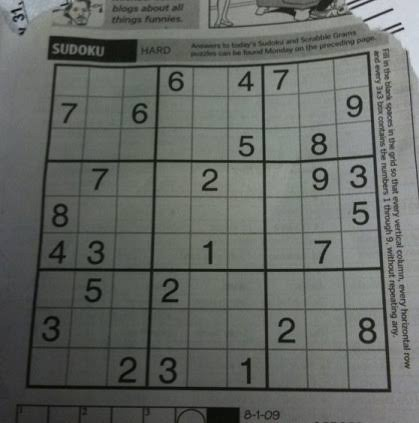
#> input picture examples/pictures/test.jpeg, 419 x 423 px
$ jupyter execute --allow-errors 'sudoku_solver_ algorithm_ algorithm.ipynb'
#> lines starting #> are read from the running program, lines starting #| are printed output that depends on the picture; after the words box and inside, x2 and y2 are one past the last pixel; in counts of white or black regions, pixels touching at a corner belong together
[cell 1]
import math
import time
import numpy as np
import pandas as pd
from matplotlib import pyplot as plt
import seaborn as sns
import cv2

[cell 2]
img = cv2.imread('pictures/test.jpeg')
#> img is the input picture: shape (423, 419, 3); mean B, G, R 99.1, 103.3, 99.8
plt.figure(figsize=(20, 20))
plt.imshow(img)

[cell 3]
img = cv2.imread('pictures/test.jpeg')
gray = cv2.cvtColor(img, cv2.COLOR_BGR2GRAY)
median = cv2.medianBlur(gray, 3)
plt.figure(figsize=(20, 20))
plt.imshow(median, cmap='gray', vmin=0, vmax=255)

[cell 4]
img = cv2.imread('pictures/test.jpeg')
gray = cv2.cvtColor(img, cv2.COLOR_BGR2GRAY)
blur = cv2.GaussianBlur(gray, (11, 11), 0)
threshold = cv2.adaptiveThreshold(
    blur,
    255,
    cv2.ADAPTIVE_THRESH_GAUSSIAN_C,
    cv2.THRESH_BINARY,
    7,
    2)
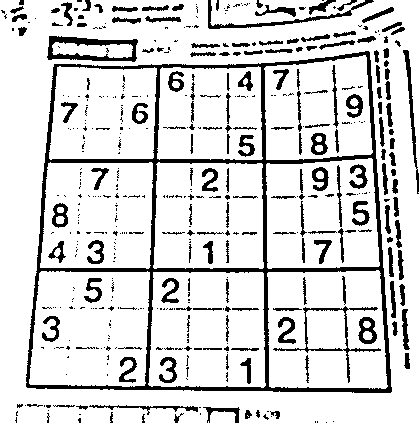
#> threshold: shape (423, 419); 84.4% white; 461 black regions (285 under 20 px), largest, box (x1, y1, x2, y2) and area: (26, 51, 392, 393) 9993, (47, 36, 138, 62) 985, (273, 306, 381, 383) 644
inv = cv2.bitwise_not(threshold)
kernel = np.ones((5,5),np.uint8)
edges = cv2.dilate(inv, kernel)
#> edges: shape (423, 419); 41.8% white; 69 white regions (1 under 20 px), largest, box (x1, y1, x2, y2) and area: (24, 34, 412, 395) 51445, (188, 5, 407, 59) 3777, (206, 0, 376, 31) 2700
kernel = np.ones((3,3),np.uint8)
edges = cv2.erode(edges, kernel)
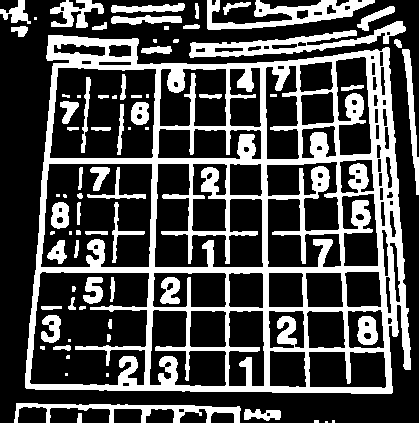
#> edges: shape (423, 419); 30% white; 76 white regions (19 under 20 px), largest, box (x1, y1, x2, y2) and area: (25, 35, 411, 394) 37315, (189, 21, 406, 58) 2413, (207, 0, 375, 30) 2053
plt.figure(figsize=(20, 20))
plt.imshow(edges, cmap='gray', vmin=0, vmax=255)

[cell 5]
import cv2
import numpy as np

def perspective_transform(image, corners):
    def order_corner_points(corners):
        # Separate corners into individual points
        # Index 0 - top-right
        #       1 - top-left
        #       2 - bottom-left
        #       3 - bottom-right
        corners = [(corner[0][0], corner[0][1]) for corner in corners]
        top_r, top_l, bottom_l, bottom_r = corners[0], corners[1], corners[2], corners[3]
        return (top_l, top_r, bottom_r, bottom_l)

    # Order points in clockwise order
    ordered_corners = order_corner_points(corners)
    top_l, top_r, bottom_r, bottom_l = ordered_corners

    # Determine width of new image which is the max distance between
    # (bottom right and bottom left) or (top right and top left) x-coordinates
    width_A = np.sqrt(((bottom_r[0] - bottom_l[0]) ** 2) + ((bottom_r[1] - bottom_l[1]) ** 2))
    width_B = np.sqrt(((top_r[0] - top_l[0]) ** 2) + ((top_r[1] - top_l[1]) ** 2))
    width = max(int(width_A), int(width_B))

    # Determine height of new image which is the max distance between
    # (top right and bottom right) or (top left and bottom left) y-coordinates
    height_A = np.sqrt(((top_r[0] - bottom_r[0]) ** 2) + ((top_r[1] - bottom_r[1]) ** 2))
    height_B = np.sqrt(((top_l[0] - bottom_l[0]) ** 2) + ((top_l[1] - bottom_l[1]) ** 2))
    height = max(int(height_A), int(height_B))

    # Construct new points to obtain top-down view of image in
    # top_r, top_l, bottom_l, bottom_r order
    dimensions = np.array([[0, 0], [width - 1, 0], [width - 1, height - 1],
                    [0, height - 1]], dtype = "float32")

    # Convert to Numpy format
    ordered_corners = np.array(ordered_corners, dtype="float32")

    # Find perspective transform matrix
    matrix = cv2.getPerspectiveTransform(ordered_corners, dimensions)

    # Return the transformed image
    return cv2.warpPerspective(image, matrix, (width, height))

image = cv2.imread('pictures/test2.png')
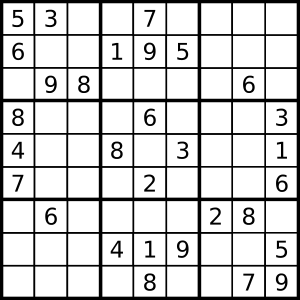
#> input picture examples/pictures/test2.png, 300 x 300 px
#> image is the input picture: shape (300, 300, 3); min 0, max 255, mean 208.6
original = image.copy()
gray = cv2.cvtColor(image, cv2.COLOR_BGR2GRAY)
#> gray: shape (300, 300)
blur = cv2.medianBlur(gray, 3)
#> blur: shape (300, 300)
thresh = cv2.adaptiveThreshold(blur,255,cv2.ADAPTIVE_THRESH_GAUSSIAN_C, cv2.THRESH_BINARY_INV,11,3)
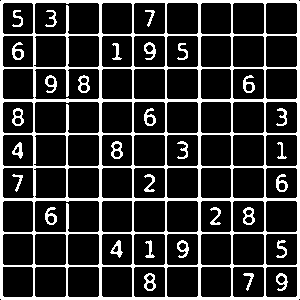
#> thresh: shape (300, 300); 19% white; 31 white regions

cnts = cv2.findContours(thresh, cv2.RETR_EXTERNAL, cv2.CHAIN_APPROX_SIMPLE)
#> cnts = 1 contour; box (x1, y1, x2, y2) and area: (0, 0, 300, 300) 89399
cnts = cnts[0] if len(cnts) == 2 else cnts[1]
#> cnts = 1 item
cnts = sorted(cnts, key=cv2.contourArea, reverse=True)

with_count = cv2.drawContours(image, cnts[0], -1, (0,255,0), 3)
plt.figure(figsize=(20, 20))
plt.imshow(with_count)

[cell 6]
for c in cnts:
    peri = cv2.arcLength(c, True)
    approx = cv2.approxPolyDP(c, 0.015 * peri, True)
    transformed = perspective_transform(original, approx)
    break
#> this loop made 1 pass
#> (peri, ordered_corners in perspective_transform, width_A in perspective_transform, width_B in perspective_transform, width in perspective_transform, height_A in perspective_transform, height_B in perspective_transform, height in perspective_transform) on pass 1: (1193.7, [[0, 298], [1, 0], [299, 1], [298, 299]], 298, 298, 298, 298, 298, 298)
#> pass 1, `transformed = perspective_transform(original, approx)`:
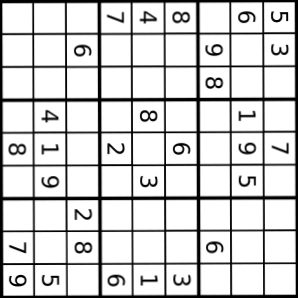
#> transformed: shape (298, 298, 3); min 0, max 255, mean 210

plt.figure(figsize=(20, 20))
plt.imshow(transformed, cmap='gray', vmin=0, vmax=255)

[cell 7]
gray = cv2.cvtColor(transformed, cv2.COLOR_BGR2GRAY)
#> gray: shape (298, 298)
blur = cv2.GaussianBlur(gray, (11, 11), 0)
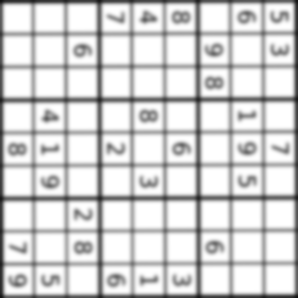
#> blur: shape (298, 298); min 16, max 255, mean 210.4
thresh = cv2.adaptiveThreshold(blur,255,cv2.ADAPTIVE_THRESH_GAUSSIAN_C, cv2.THRESH_BINARY_INV, 11, 2)
#> thresh: shape (298, 298); 30.7% white; 31 white regions, largest, box (x1, y1, x2, y2) and area: (0, 0, 298, 298) 22567, (74, 241, 93, 255) 187, (205, 76, 224, 90) 186

plt.figure(figsize=(20, 20))
plt.imshow(thresh, cmap='gray', vmin=0, vmax=255)

[cell 8]
thresh = cv2.resize(thresh, (252, 252))
#> thresh: shape (252, 252)
_, thresh = cv2.threshold(thresh,127,255,cv2.THRESH_BINARY)
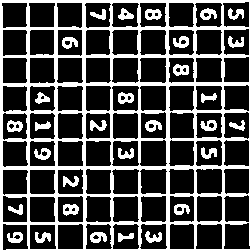
#> thresh: shape (252, 252); 30.2% white; 31 white regions
plt.figure(figsize=(20, 20))
plt.imshow(thresh, cmap='gray', vmin=0, vmax=255)

[cell 9]
# [21 lines of commented-out code are left out]

[cell 10]
# [18 lines of commented-out code are left out]

[cell 11]
img = thresh.copy()
number_of_elem = 9
height, width = img.shape
#> height = 252; width = 252
delta_height, delta_width = math.floor(height / number_of_elem), math.floor(width / number_of_elem)
#> delta_height = 28; delta_width = 28
numbers_grid = []
for i in range(number_of_elem):
    row_grid = []
    for j in range(number_of_elem):
        number = img[
            i * delta_height: (i + 1) * delta_height,
            j * delta_width: (j + 1) * delta_width]
        row_grid.append(number)
    numbers_grid.append(row_grid)
#> after the loop, numbers_grid = 9 items

_, ax = plt.subplots(nrows=9, ncols=9, figsize=(20, 20))
for i, row in enumerate(numbers_grid):
    for j, number in enumerate(row):
        ax[i, j].imshow(number, cmap='gray')
#> this loop made 9 passes
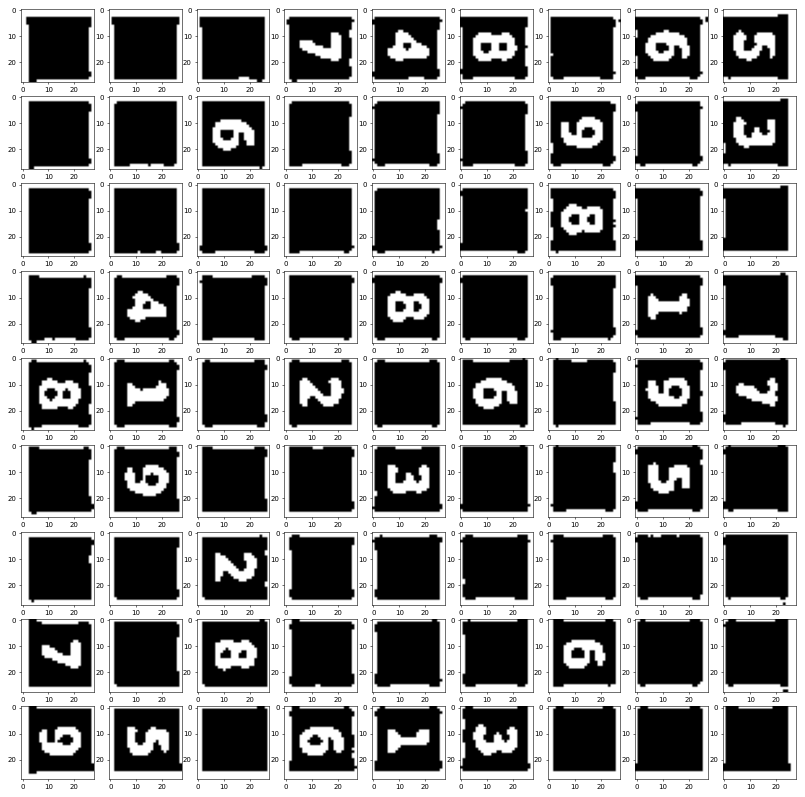
#> figure drawn by matplotlib, 81 panels

[cell 12]
test_grid = []
for row in numbers_grid:
    row_grid = []
    for elem in row:
        for i in range(12, 18):
            for j in range(12, 18):
                if elem[i][j] == 255:
                    cv2.floodFill(elem, None, (j, i), 127)
        for i in range(28):
            for j in range(28):
                elem[i][j] = 255 if elem[i][j] == 127 else 0
        if (elem.mean() < 10):
            elem = np.zeros((28, 28))
        else:
            cnts = cv2.findContours(elem, cv2.RETR_EXTERNAL, cv2.CHAIN_APPROX_SIMPLE)
            cnts = cnts[0] if len(cnts) == 2 else cnts[1]
            cnts = sorted(cnts, key=cv2.contourArea, reverse=True)
            M = cv2.moments(cnts[0])
            cX = int(M["m10"] / M["m00"])
            cY = int(M["m01"] / M["m00"])
            elem = np.roll(elem, 13 - cY, 0)
            elem = np.roll(elem, 13 - cX, 1)
        row_grid.append(elem)
    test_grid.append(row_grid)
#> elem: shape (28, 28) float64; every value is 0
#> after the loop, test_grid = 9 items

_, ax = plt.subplots(nrows=9, ncols=9, figsize=(20, 20))
for i, row in enumerate(test_grid):
    for j, number in enumerate(row):
        ax[i, j].imshow(number, cmap='gray')
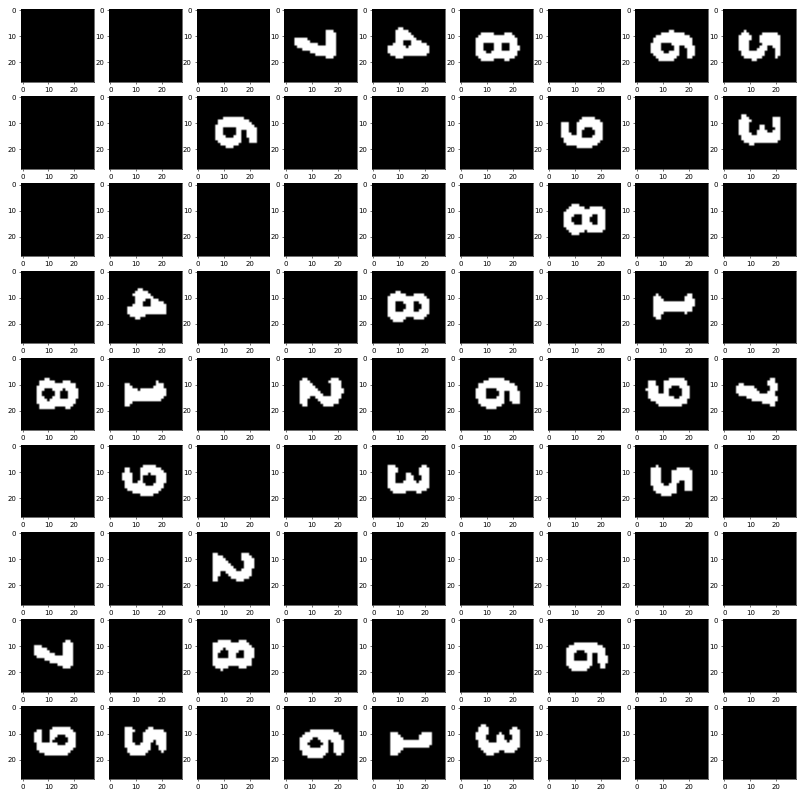
#> figure drawn by matplotlib, 81 panels

[cell 13]
from sklearn.neighbors import KNeighborsClassifier
from sklearn.metrics import classification_report
from sklearn import datasets
import pickle

#> (a cell that did not finish here is left out)

#> (a cell that did not finish here is left out)

[cell 16]
classifier = KNeighborsClassifier(n_neighbors=3)

#> (a cell that did not finish here is left out)

#> (a cell that did not finish here is left out)

#> (a cell that did not finish here is left out)

#> (a cell that did not finish here is left out)

[cell 21]
new_ar = []
#> (the rest of this cell did not finish here and is left out)

[cell 22]
_, ax = plt.subplots(nrows=9, ncols=9, figsize=(20, 20))
for i, row in enumerate(test_grid):
    for j, number in enumerate(row):
        ax[i, j].imshow(number, cmap='gray')

[cell 23]
board = new_ar


def solve(bo):
    find = find_empty(bo)
    if not find:
        return True
    else:
        row, col = find

    for i in range(1,10):
        if valid(bo, i, (row, col)):
            bo[row][col] = i

            if solve(bo):
                return True

            bo[row][col] = 0

    return False


# [21 lines left out: function valid, not called in this run]


def print_board(bo):
    for i in range(len(bo)):
        if i % 3 == 0 and i != 0:
            print("- - - - - - - - - - - - - ")

        for j in range(len(bo[0])):
            if j % 3 == 0 and j != 0:
                print(" | ", end="")

            if j == 8:
                print(bo[i][j])
            else:
                print(str(bo[i][j]) + " ", end="")


def find_empty(bo):
    for i in range(len(bo)):
        for j in range(len(bo[0])):
            if bo[i][j] == 0:
                return (i, j)  # row, col

    return None

print_board(board)
solve(board)
print("___________________")
print_board(board)

[cell 24]
arr=[[0, 0, 0, 6, 0, 4, 7, 0, 0],
     [7, 0, 6, 0, 0, 0, 0, 0, 9],
     [0, 0, 0, 0, 0, 5, 0, 8, 0],
     [0, 7, 0, 0, 2, 0, 0, 9, 3],
     [8, 0, 0, 0, 0, 0, 0, 0, 5],
     [4, 3, 0, 0, 1, 0, 0, 7, 0],
     [0, 5, 0, 2, 0, 0, 0, 0, 0],
     [3, 0, 0, 0, 0, 0, 2, 0, 8],
     [0, 0, 2, 3, 0, 1, 0, 0, 0]]

[cell 25]
class SudokuSolverService:
    @staticmethod
    def solve(bo):
        find = SudokuSolverService.find_empty(bo)
        if not find:
            return True
        else:
            row, col = find

        for i in range(1, 10):
            if SudokuSolverService.is_valid(bo, i, (row, col)):
                bo[row][col] = i

                if SudokuSolverService.solve(bo):
                    return True

                bo[row][col] = 0

        return False

    @staticmethod
    def is_valid(bo, num, pos):
        for i in range(len(bo[0])):
            if bo[pos[0]][i] == num and pos[1] != i:
                return False

        for i in range(len(bo)):
            if bo[i][pos[1]] == num and pos[0] != i:
                return False

        box_x = pos[1] // 3
        box_y = pos[0] // 3

        for i in range(box_y * 3, box_y * 3 + 3):
            for j in range(box_x * 3, box_x * 3 + 3):
                if bo[i][j] == num and (i, j) != pos:
                    return False

        return True

    @staticmethod
    def find_empty(bo):
        for i in range(len(bo)):
            for j in range(len(bo[0])):
                if bo[i][j] == 0:
                    return (i, j)

        return None

SudokuSolverService.solve(arr)

[cell 26]
arr

[cell 27]
import numpy as np
import cv2


class PreImageService:
    def __init__(self, file):
        self.__image = self.__load(file)
        self.__original_image = self.__image.copy()

    # [7 lines left out: function pre_numbers, not called in this run]

    def __load(self, file):
        return cv2.imread('pictures/test.jpeg')#cv2.imdecode(np.fromstring(file, np.uint8), cv2.IMREAD_UNCHANGED)

    def __resize(self):
        self.__image = cv2.resize(self.__image, (252, 252))
        self.__image = cv2.threshold(self.__image, 127, 255, cv2.THRESH_BINARY)[1]

    # [41 lines left out: functions __filters, __transformed_filters, __get_contours, __perspective_transform, not called in this run]

[cell 28]
import math
import numpy as np
import cv2


class PreImageService:
    def __init__(self, file):
        self.__image = self.__load(file)
        self.__original_image = self.__image.copy()

    def pre_numbers(self):
        self.__filters()
        self.__get_contours()
#> in __get_contours, `cnts = cv2.findContours(self.__image, cv2.RETR_EXTERNAL, cv2.CHAIN_APP..`: cnts = 270 contours, 197 with area under 20; largest, box (x1, y1, x2, y2) and area: (25, 51, 392, 393) 111166, (47, 36, 139, 62) 1916, (208, 0, 375, 29) 868, (15, 404, 240, 423) 718, (51, 0, 91, 27) 250
#> the loop in __get_contours, `for c in cnts:` made 1 pass
#> (peri, ordered_corners in __perspective_transform, width_A in __perspective_transform, width_B in __perspective_transform, width in __perspective_transform, height_A in __perspective_transform, height_B in __perspective_transform, height in __perspective_transform) on pass 1: (1379, [[55, 63], [369, 52], [390, 392], [25, 387]], 365, 314.2, 365, 340.6, 325.4, 340)
        self.__transformed_filters()
        self.__resize()
        img = self.__image.copy()

        number_of_elem = 9
        height, width = img.shape
        delta_height, delta_width = math.floor(height / number_of_elem), math.floor(width / number_of_elem)
        numbers_grid = []
        for i in range(number_of_elem):
            row_grid = []
            for j in range(number_of_elem):
                number = img[
                         i * delta_height: (i + 1) * delta_height,
                         j * delta_width: (j + 1) * delta_width]
                row_grid.append(number)
            numbers_grid.append(row_grid)

        test_grid = []
        for row in numbers_grid:
            row_grid = []
            for elem in row:
                for i in range(12, 18):
                    for j in range(12, 18):
                        if elem[i][j] == 255:
                            cv2.floodFill(elem, None, (j, i), 127)
                for i in range(28):
                    for j in range(28):
                        elem[i][j] = 255 if elem[i][j] == 127 else 0
                if (elem.mean() < 10):
                    elem = np.zeros((28, 28))
                else:
                    cnts = cv2.findContours(elem, cv2.RETR_EXTERNAL, cv2.CHAIN_APPROX_SIMPLE)
                    cnts = cnts[0] if len(cnts) == 2 else cnts[1]
                    cnts = sorted(cnts, key=cv2.contourArea, reverse=True)
                    M = cv2.moments(cnts[0])
                    cX = int(M["m10"] / M["m00"])
                    cY = int(M["m01"] / M["m00"])
                    elem = np.roll(elem, 13 - cY, 0)
                    elem = np.roll(elem, 13 - cX, 1)
                row_grid.append(elem)
            test_grid.append(row_grid)
#> after the loop, test_grid = 9 items

        return test_grid

    def __load(self, file):
        return cv2.imread('pictures/test.jpeg')#cv2.imdecode(np.fromstring(file, np.uint8), cv2.IMREAD_UNCHANGED)

#         return cv2.imdecode(np.fromstring(file, np.uint8), cv2.IMREAD_UNCHANGED)

    def __resize(self):
        self.__image = cv2.resize(self.__image, (252, 252))
        self.__image = cv2.threshold(self.__image, 127, 255, cv2.THRESH_BINARY)[1]

    def __filters(self):
        self.__image = cv2.cvtColor(self.__image, cv2.COLOR_BGR2GRAY)
        self.__image = cv2.medianBlur(self.__image, 3)
        self.__image = cv2.adaptiveThreshold(self.__image, 255, cv2.ADAPTIVE_THRESH_GAUSSIAN_C, cv2.THRESH_BINARY_INV, 11, 3)

    def __transformed_filters(self):
        self.__image = cv2.cvtColor(self.__image, cv2.COLOR_BGR2GRAY)
        self.__image = cv2.GaussianBlur(self.__image, (11, 11), 0)
        self.__image = cv2.adaptiveThreshold(self.__image, 255, cv2.ADAPTIVE_THRESH_GAUSSIAN_C, cv2.THRESH_BINARY_INV, 11, 2)

    def __get_contours(self):
        cnts = cv2.findContours(self.__image, cv2.RETR_EXTERNAL, cv2.CHAIN_APPROX_SIMPLE)
        cnts = cnts[0] if len(cnts) == 2 else cnts[1]
        cnts = sorted(cnts, key=cv2.contourArea, reverse=True)
        for c in cnts:
            peri = cv2.arcLength(c, True)
            approx = cv2.approxPolyDP(c, 0.015 * peri, True)
            self.__image = self.__perspective_transform(approx)
            break

    def __perspective_transform(self, corners):
        def order_corner_points(corners):
            corners = [(corner[0][0], corner[0][1]) for corner in corners]
            top_r, top_l, bottom_l, bottom_r = corners[0], corners[1], corners[2], corners[3]
            return (top_l, top_r, bottom_r, bottom_l)

        ordered_corners = order_corner_points(corners)
        top_l, top_r, bottom_r, bottom_l = ordered_corners

        width_A = np.sqrt(((bottom_r[0] - bottom_l[0]) ** 2) + ((bottom_r[1] - bottom_l[1]) ** 2))
        width_B = np.sqrt(((top_r[0] - top_l[0]) ** 2) + ((top_r[1] - top_l[1]) ** 2))
        width = max(int(width_A), int(width_B))

        height_A = np.sqrt(((top_r[0] - bottom_r[0]) ** 2) + ((top_r[1] - bottom_r[1]) ** 2))
        height_B = np.sqrt(((top_l[0] - bottom_l[0]) ** 2) + ((top_l[1] - bottom_l[1]) ** 2))
        height = max(int(height_A), int(height_B))

        dimensions = np.array([[0, 0], [width - 1, 0], [width - 1, height - 1], [0, height - 1]], dtype="float32")
        ordered_corners = np.array(ordered_corners, dtype="float32")
        matrix = cv2.getPerspectiveTransform(ordered_corners, dimensions)
        return cv2.warpPerspective(self.__original_image, matrix, (width, height))

[cell 29]
numbers = PreImageService("").pre_numbers()
#> numbers = 9 items
_, ax = plt.subplots(nrows=9, ncols=9, figsize=(20, 20))
for i, row in enumerate(numbers):
    for j, number in enumerate(row):
        ax[i, j].imshow(number, cmap='gray')
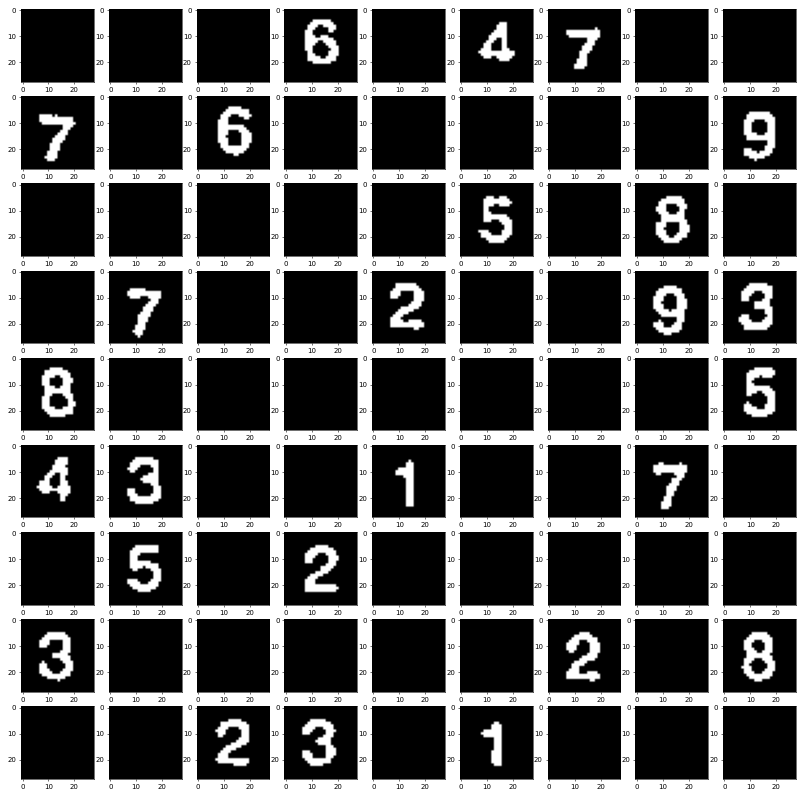
#> figure drawn by matplotlib, 81 panels
